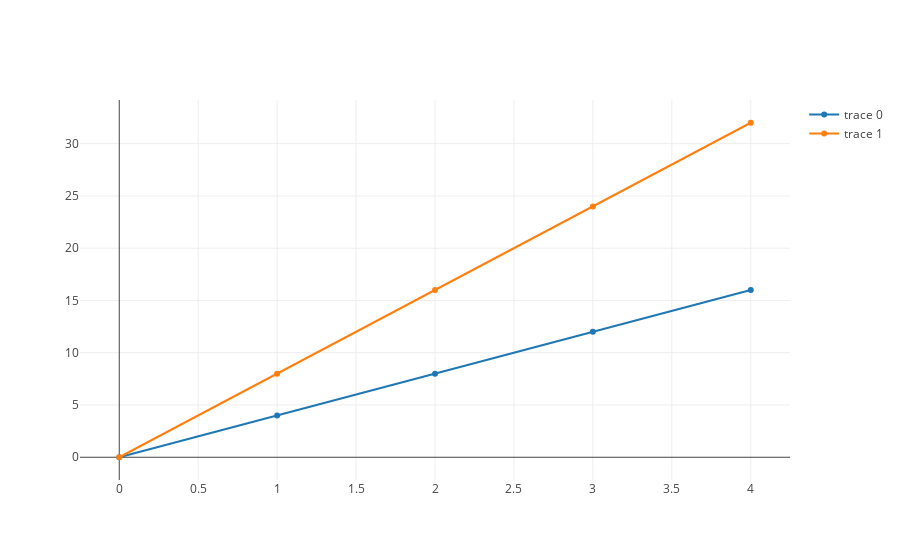

Write notebook code for a chart like this one.
### Markdown cell above
Now let's create a figure with two traces.  This is easy enough.  Each trace is a dictionary.  And we make each trace an element in our list (which is for our figure).  This makes sense, as our figure is a list of traces.

### Code cell
first_trace =  {'x': [0, 1, 2, 3, 4], 'y': [0, 4, 8, 12, 16]}
second_trace =  {'x': [0, 1, 2, 3, 4], 'y': [0, 8, 16, 24, 32]}

iplot([
   first_trace, second_trace
])

### Figure 1 — Plotly figure (JSON) as saved in the notebook; plotly's stock layout.template omitted (floating-point values rounded to 4 significant figures)
{"data": [{"type": "scatter", "uid": "35d2aa43-4d73-44ca-b795-c0d8444fda82", "x": [0, 1, 2, 3, 4], "y": [0, 4, 8, 12, 16]}, {"type": "scatter", "uid": "95948825-367d-43c3-a6c0-db74117ef9e3", "x": [0, 1, 2, 3, 4], "y": [0, 8, 16, 24, 32]}], "layout": {"autosize": true, "xaxis": {"autorange": true, "range": [-0.2545, 4.255], "type": "linear"}, "yaxis": {"autorange": true, "range": [-2.344, 34.34], "type": "linear"}}}
